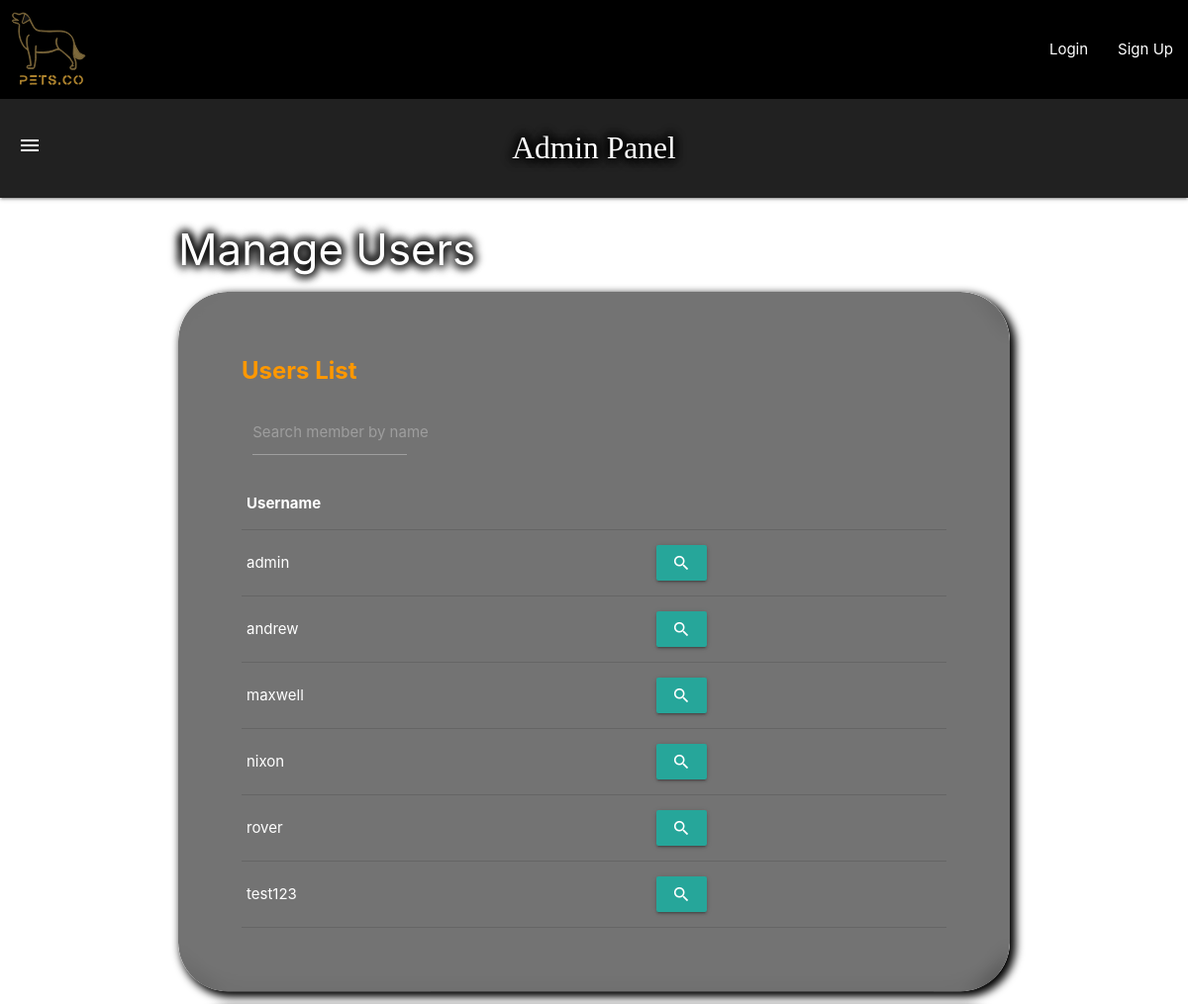
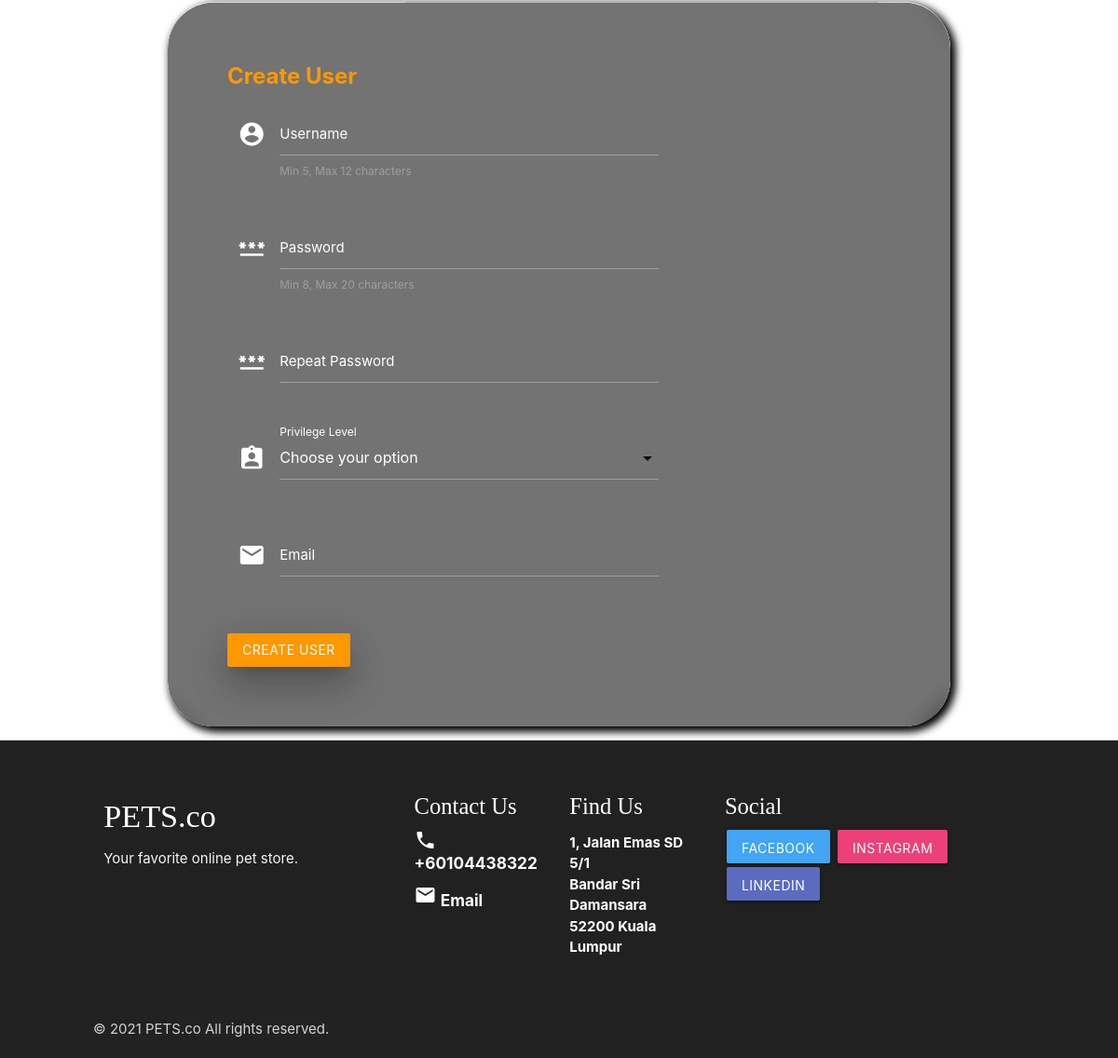
/admin_manage_users.php, run on the app's committed database (2 pictures, top to bottom).
### tables this page shows
CREATE TABLE `members` (
  `MemberID` int(11) NOT NULL,
  `Username` varchar(64) NOT NULL,
  `Password` varchar(512) NOT NULL,
  `Email` varchar(64) NOT NULL,
  `PrivilegeLevel` int(11) NOT NULL DEFAULT 0,
  `OTP` int(11) NOT NULL
);

### admin_manage_users.php (the view, shortened to what this page needs)
<!DOCTYPE html>
<html lang="en">
</head>
<?php
  include "header.php";
  include "includes/utils/dbhandler.php";
  include "admin_nav_bar.php";
?>
<div class="container">
  <h3 class="page-title">Manage Users</h3>
  <div class="rounded-card-parent">
    <div class="card rounded-card">
      <div class="card-content white-text">
        <span class="card-title orange-text bold">Users List</span>
        <form action="admin_manage_users.php" method="POST">
          <div class="row" style="margin: 0px;">
            <div class="input-field col s3" style = "color:azure">
              <input name="search_member" type="text" class="validate white-text" maxlength="20">
              <label for="search_member">Search member by name</label>
            </div>
          </div>
        </form>
        <form action="admin_manage_users.php" method="GET">
          <table class="responsive-table">
            <thead class="text-primary">
              <tr><th>Username</th><th></th></tr>
            </thead>
            <tbody>
              <?php
                if (!isset($searchMember) || EmptyInputSelectUser($searchMember))
                {
                  $sql = "SELECT Username, PrivilegeLevel FROM Members ORDER BY Username LIMIT 20";
                  $result = $conn->query($sql) or die ($conn->error);
                  while ($row = mysqli_fetch_assoc($result) )
                  {
                    $username = $row["Username"];
                    echo(
                      "<tr>
                        <td>$username</td>
                        <td class='left-align'>
                          <button name='inspect' value='$username' class='btn'>
                            <i class='material-icons'>search</i>
                          </button>
                        </td>
                      </tr>"
                    );
                  }
                }
                ?>
            </tbody>
          </table>
        </form>
      </div>
    </div>
  </div>
  <div class="rounded-card-parent">
    <div class="card rounded-card">
      <div class="card-content">
        <span class="card-title orange-text bold">Create User</span>
        <form action="admin_manage_users.php" method="POST">
          <div class="row">
            <div class="input-field col s8 white-text">
              <i class="material-icons prefix">account_circle</i>
              <input name="username" type="text" class="validate white-text" minlength="5" maxlength="12">
              <span class="helper-text grey-text" data-error="Min 5, Max 12 characters" data-success="Min 5, Max 12 characters">Min 5, Max 12 characters</span>
              <label for="username" class="white-text"> Username</label>
            </div>
          </div>
          <div class="row">
            <div class="input-field col s8 white-text">
              <i class="material-icons prefix"> password</i>
              <input name="pwd" type="password" class="validate white-text" minlength="6" maxlength="20">
              <span class="helper-text grey-text" data-error="Min 8, Max 20 characters" data-success="Min 8, Max 20 characters">Min 8, Max 20 characters</span>
              <label for="pwd" class="white-text"> Password</label>
            </div>
          </div>
          <div class="row">
            <div class="input-field col s8 white-text">
              <i class="material-icons prefix"> password</i>
              <input name="repeat_pwd" type="password" class="validate white-text" maxlength="14">
              <label for="repeat_pwd" class="white-text"> Repeat Password</label>
            </div>
          </div>
          <div class="row">
            <div class="input-field col s8 white-text">
              <i class="material-icons prefix white-text">assignment_ind</i>
              <label class="white-text">Privilege Level</label>
            </div>
          </div>
          <div class="row">
            <div class="input-field col s8 white-text">
              <i class="material-icons prefix">email</i>
              <input name="email" type="email" class="validate white-text" maxlength="25">
              <label for="email" class="white-text">Email</label>
              <span class="helper-text white-text" data-error="wrong" data-success="correct"></span>
            </div>
          </div>
          <input class="btn orange btn-block z-depth-5" type="submit" name="submit_user" value="Create User">
        </form>
      </div>
    </div>
  </div>
<?php include "footer.php"; ?>

### static/css/base.css (style rules this page uses)
html { height: 100%; background-repeat: no-repeat; }
body { height: 100%; animation-name: backgroundColorPalette; background-blend-mode: luminosity; animation-duration: 5s; animation-iteration-count: infinite; animation-direction: alternate; animation-timing-function: linear; }
body::before { background: url('admin_background.jpg'); background-repeat: no-repeat; background-size: cover; background-attachment: fixed; filter: grayscale(); }
thead { border-bottom: 1.5px solid cyan; }
.page-title { color: white; text-shadow: black 4px 0px 8px, black -4px 0px 8px, black 0px 4px 8px, black 0px -4px 8px; }

### static/css/cards.css (style rules this page uses)
.rounded-card-parent { box-shadow: black 4px 4px 8px 2px; border-radius: 50px; transition: 0.3s cubic-bezier(0.8, 0, 0.2, 1); }
.rounded-card { color: white; padding: 40px; clip-path: inset(0px 0px round 50px 50px); background-color: rgba(56, 56, 56, 0.7); backdrop-filter: blur(10px); transition: 0.3s cubic-bezier(0.8, 0, 0.2, 1); }

### data on the page
members: Username "admin"
members: Username "andrew"
members: Username "maxwell"
members: Username "nixon"
members: Username "rover"
members: Username "test123"
